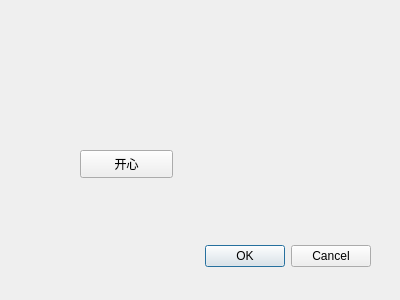
<?xml version="1.0" encoding="UTF-8"?>
<ui version="4.0">
 <class>Dialog</class>
 <widget class="QDialog" name="Dialog">
  <property name="geometry">
   <rect>
    <x>0</x>
    <y>0</y>
    <width>400</width>
    <height>300</height>
   </rect>
  </property>
  <property name="windowTitle">
   <string>Dialog</string>
  </property>
  <widget class="QDialogButtonBox" name="buttonBox">
   <property name="geometry">
    <rect>
     <x>30</x>
     <y>240</y>
     <width>341</width>
     <height>32</height>
    </rect>
   </property>
   <property name="orientation">
    <enum>Qt::Horizontal</enum>
   </property>
   <property name="standardButtons">
    <set>QDialogButtonBox::Cancel|QDialogButtonBox::Ok</set>
   </property>
  </widget>
  <widget class="QPushButton" name="pushButton">
   <property name="geometry">
    <rect>
     <x>80</x>
     <y>150</y>
     <width>93</width>
     <height>28</height>
    </rect>
   </property>
   <property name="text">
    <string>开心</string>
   </property>
  </widget>
 </widget>
 <resources/>
 <connections>
  <connection>
   <sender>buttonBox</sender>
   <signal>accepted()</signal>
   <receiver>Dialog</receiver>
   <slot>accept()</slot>
   <hints>
    <hint type="sourcelabel">
     <x>248</x>
     <y>254</y>
    </hint>
    <hint type="destinationlabel">
     <x>157</x>
     <y>274</y>
    </hint>
   </hints>
  </connection>
  <connection>
   <sender>buttonBox</sender>
   <signal>rejected()</signal>
   <receiver>Dialog</receiver>
   <slot>reject()</slot>
   <hints>
    <hint type="sourcelabel">
     <x>316</x>
     <y>260</y>
    </hint>
    <hint type="destinationlabel">
     <x>286</x>
     <y>274</y>
    </hint>
   </hints>
  </connection>
  <connection>
   <sender>pushButton</sender>
   <signal>clicked()</signal>
   <receiver>Dialog</receiver>
   <slot>accept()</slot>
   <hints>
    <hint type="sourcelabel">
     <x>136</x>
     <y>159</y>
    </hint>
    <hint type="destinationlabel">
     <x>133</x>
     <y>96</y>
    </hint>
   </hints>
  </connection>
 </connections>
</ui>
